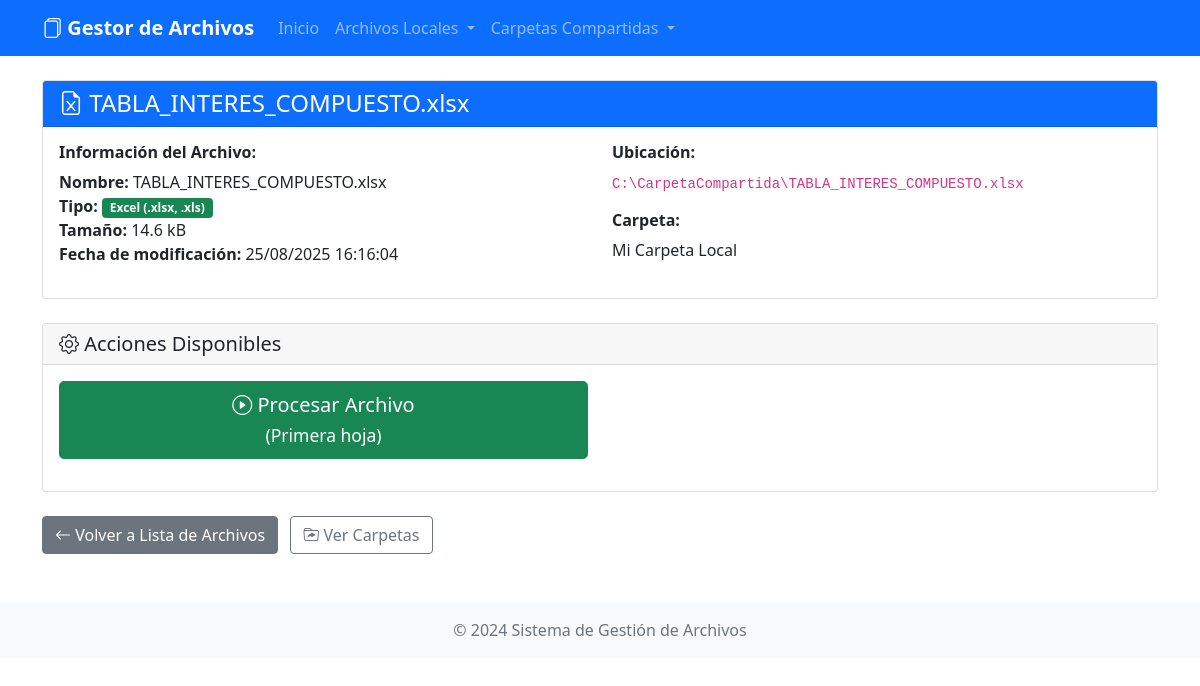
The app's page /archivo/1/ with its own data.
### archivos/models.py (models this page shows, shortened)
class ArchivoDetectado(models.Model):
    TIPOS_ARCHIVO = [
        ('excel', 'Excel (.xlsx, .xls)'),
        ('csv', 'CSV (.csv)'),
        ('txt', 'Texto (.txt)'),
    ]
    carpeta = models.ForeignKey(CarpetaCompartida, on_delete=models.CASCADE, related_name='archivos')
    nombre = models.CharField(max_length=255, verbose_name="Nombre del archivo")
    ruta_completa = models.CharField(max_length=1000, verbose_name="Ruta completa")
    tipo = models.CharField(max_length=10, choices=TIPOS_ARCHIVO, verbose_name="Tipo de archivo")
    tamaño = models.BigIntegerField(verbose_name="Tamaño en bytes")
    fecha_modificacion = models.DateTimeField(verbose_name="Fecha de modificación")
    fecha_deteccion = models.DateTimeField(auto_now_add=True, verbose_name="Fecha de detección")
    hojas = models.TextField(blank=True, null=True, verbose_name="Hojas disponibles (JSON)")
    class Meta:
        verbose_name = "Archivo Detectado"
        verbose_name_plural = "Archivos Detectados"
        unique_together = ['carpeta', 'ruta_completa']

class CarpetaCompartida(models.Model):
    nombre = models.CharField(max_length=255, verbose_name="Nombre de la carpeta")
    ruta = models.CharField(max_length=500, verbose_name="Ruta de la carpeta compartida")
    descripcion = models.TextField(blank=True, null=True, verbose_name="Descripción")
    activa = models.BooleanField(default=True, verbose_name="Activa")
    fecha_creacion = models.DateTimeField(auto_now_add=True)
    class Meta:
        verbose_name = "Carpeta Compartida"
        verbose_name_plural = "Carpetas Compartidas"

### archivos/views.py (the view)
# urls.py: path('archivo/<int:archivo_id>/', views.detalle_archivo, name='detalle_archivo'),
def detalle_archivo(request, archivo_id):
    archivo = get_object_or_404(ArchivoDetectado, id=archivo_id)
    info_archivo = {
        'nombre': archivo.nombre,
        'tipo': archivo.get_tipo_display(),
        'tamaño': humanize.naturalsize(archivo.tamaño),
        'fecha_modificacion': archivo.fecha_modificacion,
        'ruta': archivo.ruta_completa
    }
    hojas_disponibles = []
    if archivo.tipo == 'excel':
        try:
            hojas_disponibles = leer_hojas_excel(archivo.ruta_completa)
        except Exception as e:
            messages.error(request, f'Error al leer las hojas del archivo Excel: {str(e)}')
    return render(request, 'archivos/detalle_archivo.html', {
        'archivo': archivo,
        'info_archivo': info_archivo,
        'hojas_disponibles': hojas_disponibles
    })

### archivos/utils.py (called while the page is built)
def leer_hojas_excel(ruta_archivo):
    try:
        xl_file = pd.ExcelFile(ruta_archivo)
        return xl_file.sheet_names
    except Exception as e:
        print(f"Error leyendo hojas Excel: {e}")
        return []

### archivos/templates/archivos/detalle_archivo.html (shortened to what this page needs)
{% extends 'archivos/base.html' %}
{% block content %}
<div class="row">
    <div class="col-12">
        <div class="card mb-4">
            <div class="card-header bg-primary text-white">
                <h4 class="mb-0">
                    <i class="bi bi-file-earmark-{% if archivo.tipo == 'excel' %}excel{% elif archivo.tipo == 'csv' %}text{% else %}text{% endif %}"></i>
                    {{ archivo.nombre }}
                </h4>
            </div>
            <div class="card-body">
                <div class="row">
                    <div class="col-md-6">
                        <h6><strong>Información del Archivo:</strong></h6>
                        <ul class="list-unstyled">
                            <li><strong>Nombre:</strong> {{ info_archivo.nombre }}</li>
                            <li><strong>Tipo:</strong>
                                <span class="badge bg-{% if archivo.tipo == 'excel' %}success{% elif archivo.tipo == 'csv' %}info{% else %}warning{% endif %}">
                                    {{ info_archivo.tipo }}
                                </span>
                            </li>
                            <li><strong>Tamaño:</strong> {{ info_archivo.tamaño }}</li>
                            <li><strong>Fecha de modificación:</strong> {{ info_archivo.fecha_modificacion|date:"d/m/Y H:i:s" }}</li>
                        </ul>
                    </div>
                    <div class="col-md-6">
                        <h6><strong>Ubicación:</strong></h6>
                        <p><code>{{ info_archivo.ruta }}</code></p>
                        <h6><strong>Carpeta:</strong></h6>
                        <p>{{ archivo.carpeta.nombre }}</p>
                    </div>
                </div>
            </div>
        </div>
        <div class="card">
            <div class="card-header">
                <h5 class="mb-0"><i class="bi bi-gear"></i> Acciones Disponibles</h5>
            </div>
            <div class="card-body">
                <div class="row">
                    <div class="col-md-6 mb-3">
                        <div class="d-grid">
                            <a href="{% url 'procesar_archivo' archivo.id %}" class="btn btn-success btn-lg">
                                <i class="bi bi-play-circle"></i> Procesar Archivo
                                {% if archivo.tipo == 'excel' %}
                                    <br><small>(Primera hoja)</small>
                                {% endif %}
                            </a>
                        </div>
                    </div>
                </div>
            </div>
        </div>
        <div class="mt-4">
            <a href="{% url 'listar_archivos' archivo.carpeta.id %}" class="btn btn-secondary">
                <i class="bi bi-arrow-left"></i> Volver a Lista de Archivos
            </a>
            <a href="{% url 'listar_carpetas_compartidas' %}" class="btn btn-outline-secondary ms-2">
                <i class="bi bi-folder-symlink"></i> Ver Carpetas
            </a>
             </div>
    </div>
</div>
{% endblock %}

### records on screen
ArchivoDetectado: nombre "TABLA_INTERES_COMPUESTO.xlsx", fecha_modificacion "25/08/2025 16:16:04", ruta "C:\\CarpetaCompartida\\TABLA_INTERES_COMPUESTO.xlsx", carpeta.nombre "Mi Carpeta Local"

### other values on screen
{{ info_archivo.tipo }} "Excel (.xlsx, .xls)"
{{ info_archivo.tamaño }} "14.6 kB"
